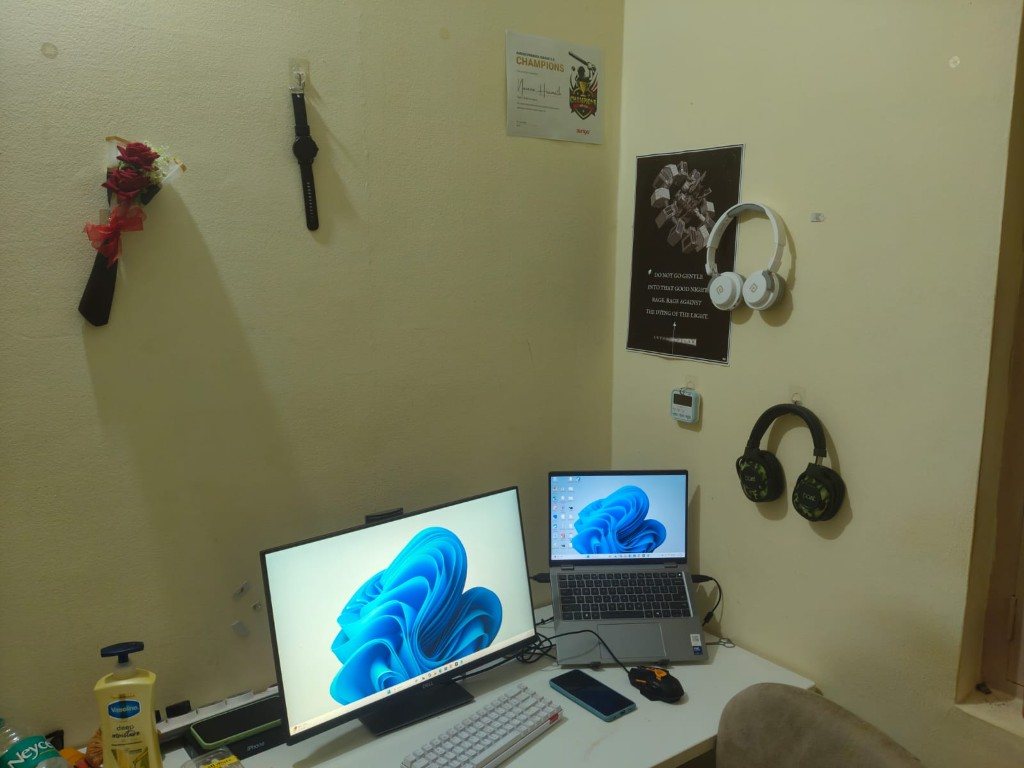
#> input picture sample_images/office_baseline.png, 1024 x 768 px
$ python -i frame_analysis.py   (imports and definitions only)
#> lines starting #> are read from the running program, lines starting #| are printed output that depends on the picture
"""Analyze frame quality — detect blocked/obstructed camera views."""


import logging


import cv2

import numpy as np


logger = logging.getLogger(__name__)


def is_frame_valid(frame) -> bool:

    return frame is not None and hasattr(frame, "shape") and frame.size > 0


def is_frame_obstructed(frame) -> bool:

    """

    Return True when the lens is covered (hand, cloth, cap) or the view is unusable.

    Uses brightness, texture (std dev), center-region uniformity, and edge density.

    """

    if not is_frame_valid(frame):

        return True


    gray = cv2.cvtColor(frame, cv2.COLOR_BGR2GRAY)

    h, w = gray.shape

    mean = float(gray.mean())

    std = float(gray.std())


    if mean < 20:

        logger.debug("Frame obstructed: too dark (mean=%.1f)", mean)

        return True


    if std < 10:

        logger.debug("Frame obstructed: too uniform (std=%.1f)", std)

        return True


    cy, cx = h // 2, w // 2

    ch, cw = max(1, int(h * 0.65)), max(1, int(w * 0.65))

    y1, y2 = max(0, cy - ch // 2), min(h, cy + ch // 2)

    x1, x2 = max(0, cx - cw // 2), min(w, cx + cw // 2)

    center = gray[y1:y2, x1:x2]

    if center.size and center.std() < 14 and center.mean() < 90:

        logger.debug("Frame obstructed: uniform center region")

        return True


    edges = cv2.Canny(gray, 40, 120)

    edge_ratio = float(np.count_nonzero(edges)) / float(edges.size)

    if edge_ratio < 0.008:

        logger.debug("Frame obstructed: low edge density (%.4f)", edge_ratio)

        return True


    return False


def frame_stats(frame) -> dict:

    if not is_frame_valid(frame):

        return {"valid": False}

    gray = cv2.cvtColor(frame, cv2.COLOR_BGR2GRAY)

    return {

        "valid": True,

        "width": int(frame.shape[1]),

        "height": int(frame.shape[0]),

        "brightness": round(float(gray.mean()), 1),

        "texture": round(float(gray.std()), 1),

        "obstructed": is_frame_obstructed(frame),

    }

>>> import cv2
>>> picture = cv2.imread('../../../sample_images/office_baseline.png')
#> picture is the input picture: shape (768, 1024, 3); mean B, G, R 95.5, 121.9, 118.3
>>> result = frame_stats(picture)
#> in frame_stats, `gray = cv2.cvtColor(frame, cv2.COLOR_BGR2GRAY)`:
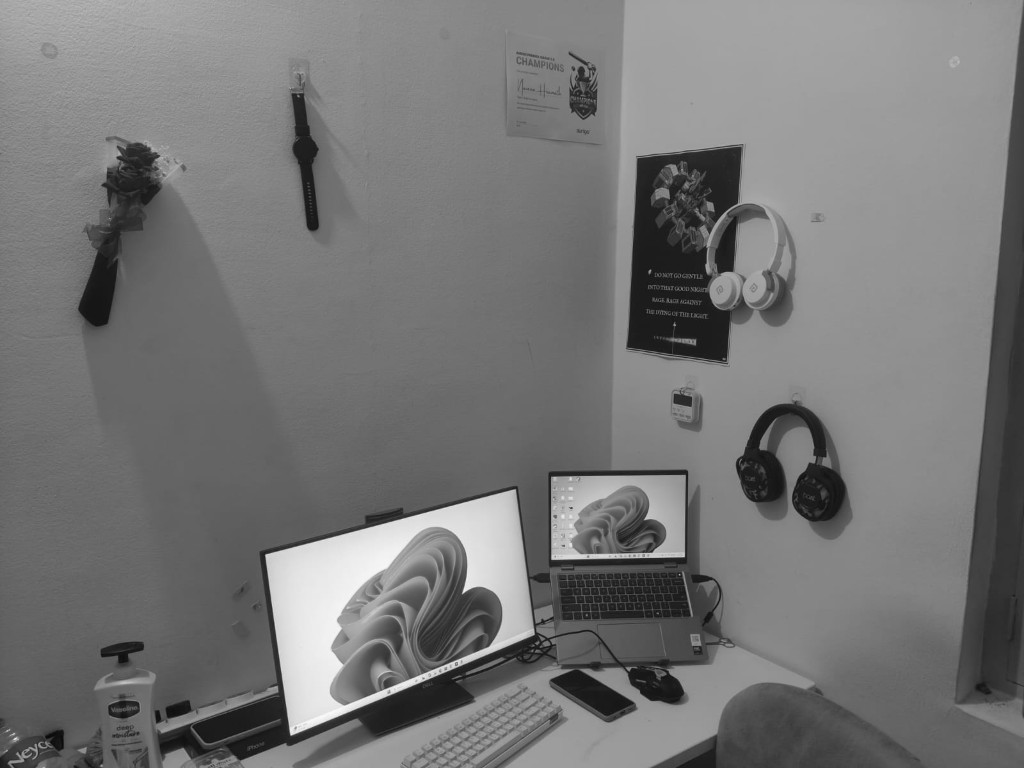
#> gray: shape (768, 1024); min 6, max 250, mean 117.8
#> in is_frame_obstructed, `mean = float(gray.mean())`: mean = 117.8
#> in is_frame_obstructed, `std = float(gray.std())`: std = 38.88
#> in is_frame_obstructed, `center = gray[y1:y2, x1:x2]`:
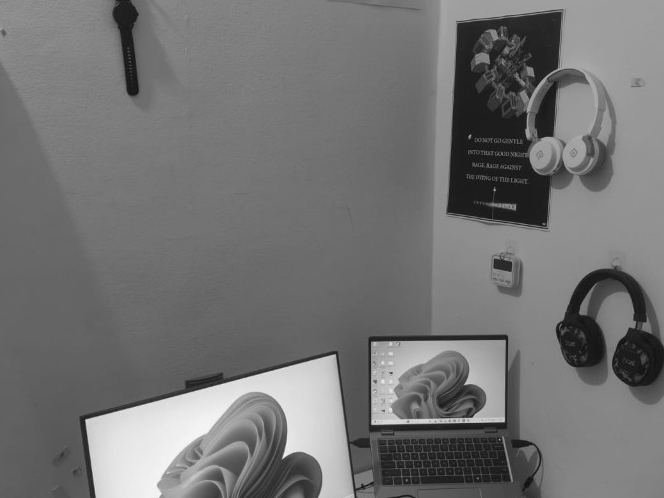
#> center: shape (498, 664); min 11, max 249, mean 114.8
#> in is_frame_obstructed, `edges = cv2.Canny(gray, 40, 120)`:
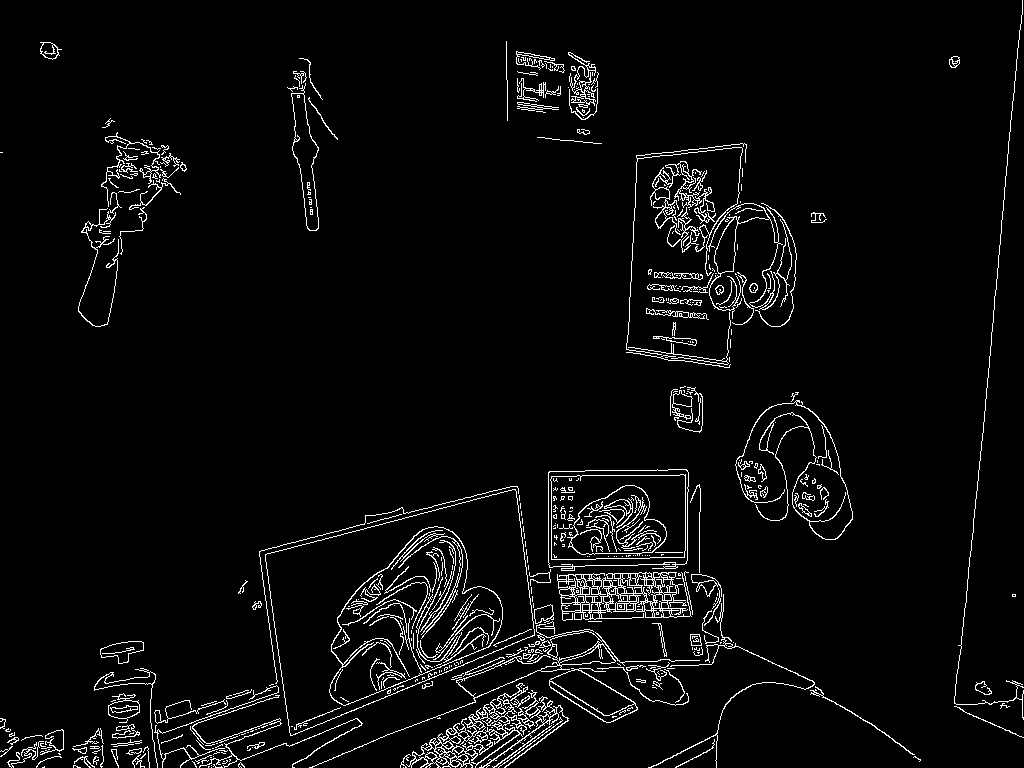
#> edges: shape (768, 1024); 4% white in thin lines or dots
#> in is_frame_obstructed, `edge_ratio = float(np.count_nonzero(edges)) / float(edges.size)`: edge_ratio = 0.0404
#> result = {'valid': True, 'width': 1024, 'height': 768, 'brightness': 117.8, 'texture': 38.9, 'obstructed': False}
